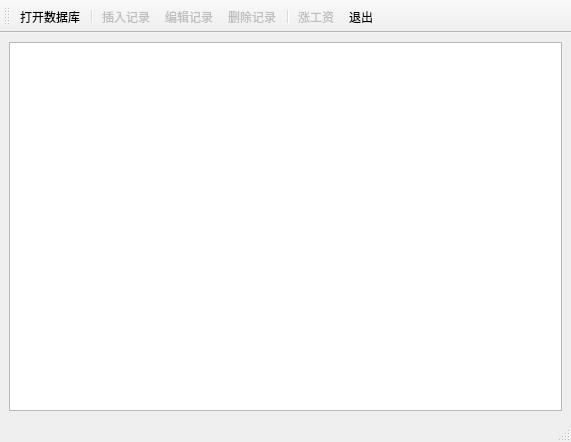
<?xml version="1.0" encoding="UTF-8"?>
<ui version="4.0">
 <class>MainWindow</class>
 <widget class="QMainWindow" name="MainWindow">
  <property name="geometry">
   <rect>
    <x>0</x>
    <y>0</y>
    <width>571</width>
    <height>442</height>
   </rect>
  </property>
  <property name="windowTitle">
   <string>QSqlQuery功能展示</string>
  </property>
  <widget class="QWidget" name="centralwidget">
   <layout class="QGridLayout" name="gridLayout">
    <item row="0" column="0">
     <widget class="QTableView" name="tableView"/>
    </item>
   </layout>
  </widget>
  <widget class="QStatusBar" name="statusbar"/>
  <widget class="QToolBar" name="toolBar">
   <property name="windowTitle">
    <string>toolBar</string>
   </property>
   <attribute name="toolBarArea">
    <enum>TopToolBarArea</enum>
   </attribute>
   <attribute name="toolBarBreak">
    <bool>false</bool>
   </attribute>
   <addaction name="action_open"/>
   <addaction name="separator"/>
   <addaction name="action_insert"/>
   <addaction name="action_edit"/>
   <addaction name="action_delete"/>
   <addaction name="separator"/>
   <addaction name="action_increase"/>
   <addaction name="action_quit"/>
  </widget>
  <action name="action_open">
   <property name="text">
    <string>打开数据库</string>
   </property>
   <property name="menuRole">
    <enum>QAction::NoRole</enum>
   </property>
  </action>
  <action name="action_insert">
   <property name="enabled">
    <bool>false</bool>
   </property>
   <property name="text">
    <string>插入记录</string>
   </property>
   <property name="menuRole">
    <enum>QAction::NoRole</enum>
   </property>
  </action>
  <action name="action_edit">
   <property name="enabled">
    <bool>false</bool>
   </property>
   <property name="text">
    <string>编辑记录</string>
   </property>
   <property name="menuRole">
    <enum>QAction::NoRole</enum>
   </property>
  </action>
  <action name="action_delete">
   <property name="enabled">
    <bool>false</bool>
   </property>
   <property name="text">
    <string>删除记录</string>
   </property>
   <property name="menuRole">
    <enum>QAction::NoRole</enum>
   </property>
  </action>
  <action name="action_increase">
   <property name="enabled">
    <bool>false</bool>
   </property>
   <property name="text">
    <string>涨工资</string>
   </property>
   <property name="menuRole">
    <enum>QAction::NoRole</enum>
   </property>
  </action>
  <action name="action_quit">
   <property name="text">
    <string>退出</string>
   </property>
   <property name="menuRole">
    <enum>QAction::NoRole</enum>
   </property>
  </action>
 </widget>
 <resources/>
 <connections>
  <connection>
   <sender>action_quit</sender>
   <signal>triggered()</signal>
   <receiver>MainWindow</receiver>
   <slot>close()</slot>
   <hints>
    <hint type="sourcelabel">
     <x>-1</x>
     <y>-1</y>
    </hint>
    <hint type="destinationlabel">
     <x>285</x>
     <y>220</y>
    </hint>
   </hints>
  </connection>
 </connections>
</ui>
